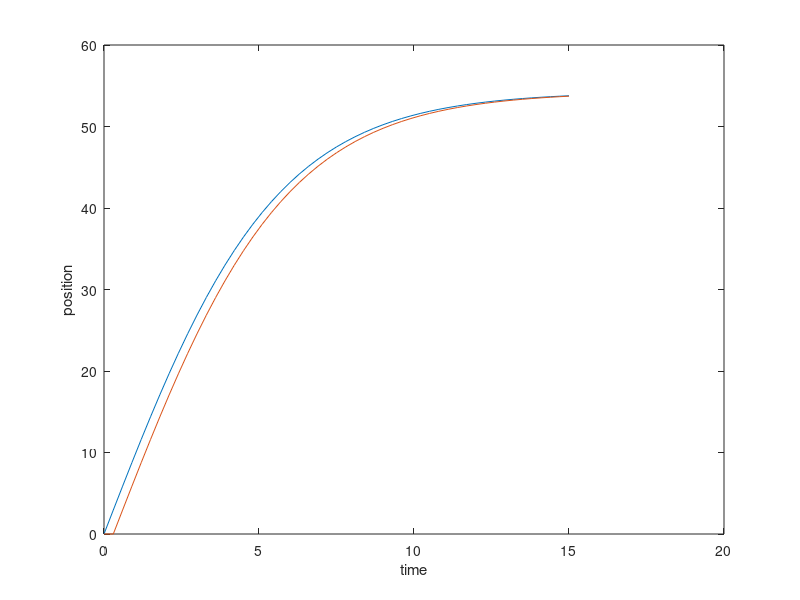

Write MATLAB code to recreate this figure.
function outvar = rk2FallObj()
    t=0;
    tfinal=15;
    u=0;
    exact=0;
    dt=.3;
    g=9.81;
    cd=.25;
    m=75;
    uplot=u;
    tplot=t;
    exactplot=exact;
    error=0;
    while(t<tfinal)
        if(t+dt>tfinal)
            dt=tfinal-t;
        end
        u=u+dt*(g-cd/m*u*u)+dt*dt/2*(-cd/m)*(2*u*(g-cd/m*u*u))+dt*dt*dt/6*(-2*cd/m*((g-cd/m*u*u)+u*(-cd/m*2*u)))+dt*dt*dt*dt/24*(-2*cd/m*(-cd/m*u*2)+(-cd/m*4)*u);
        exact=sqrt(g*m/cd)*tanh(sqrt(g*cd/m)*t);
        if(abs(u-exact)>error)
            error=abs(u-exact);
        end
        t=t+dt;
        exactplot = [exactplot exact]; 
        uplot = [uplot u];
        tplot = [tplot t];
    end
    %plot(tplot,exactplot,'blue');
    %plot(tplot,uplot,'.');
    plot(tplot,uplot,tplot,exactplot);
    xlabel('time');
    ylabel('position');
